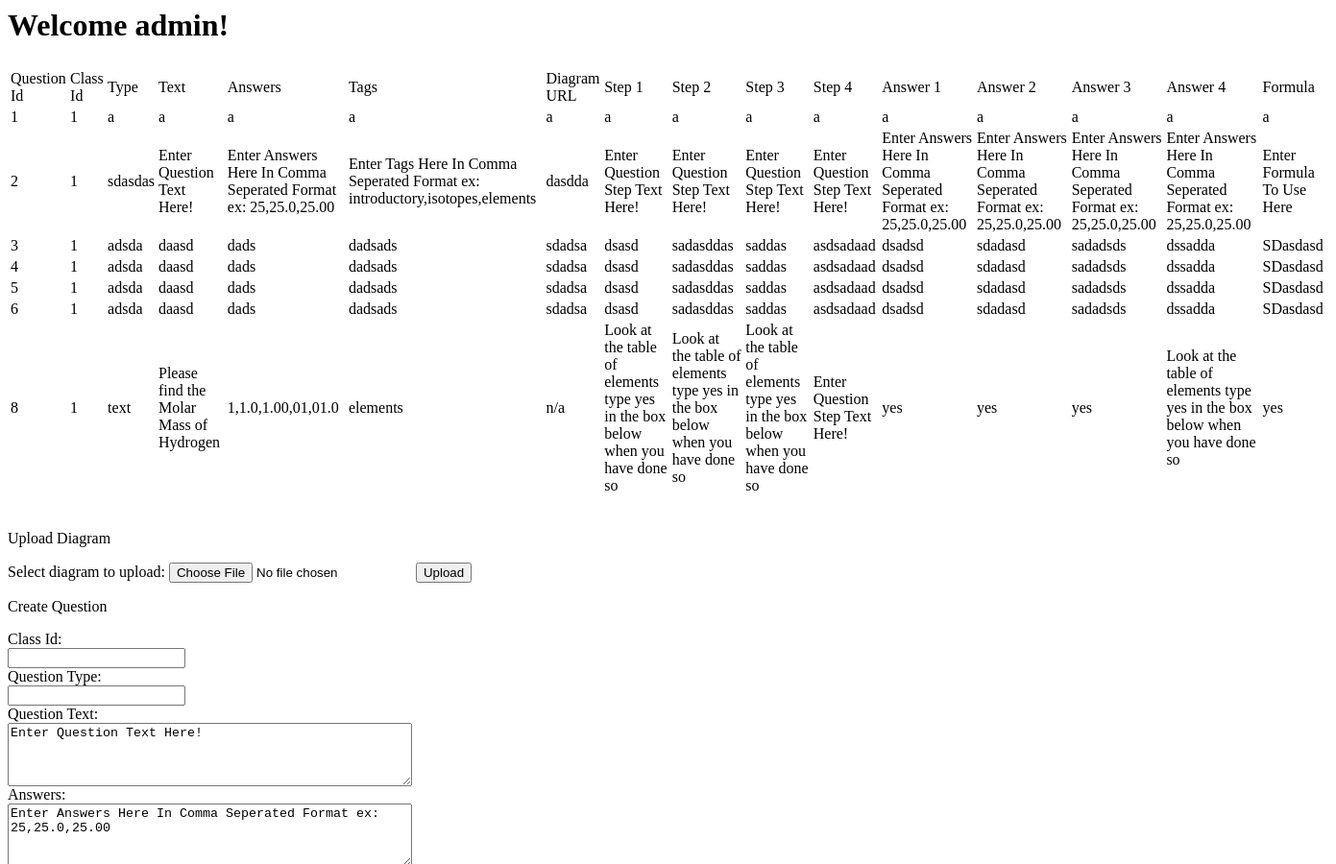
Page /manage_php/question_manage.php (signed in, upper part) on the earlier database version.
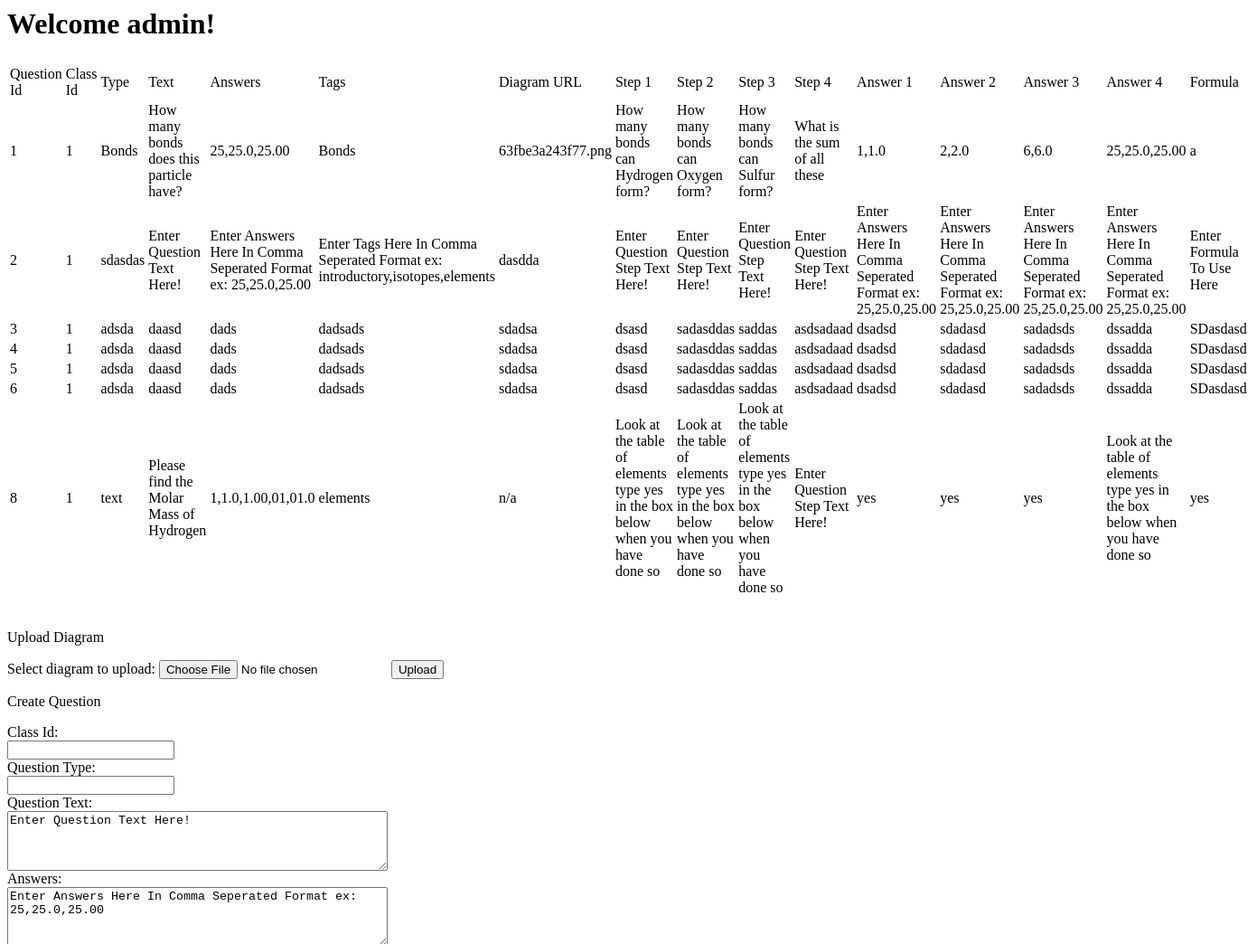
Same page on the later database version.
### tables this page shows
CREATE TABLE `Questions` (
  `Question_id` int NOT NULL AUTO_INCREMENT,
  `Class_id` int NOT NULL,
  `Question_type` varchar(100) NOT NULL,
  `Question_text` varchar(3000) NOT NULL,
  `Question_answers` varchar(500) NOT NULL,
  `Question_tag` varchar(200) NOT NULL,
  `Question_diagram_url` varchar(500) NOT NULL,
  `Step_1` varchar(2000) NOT NULL,
  `Step_2` varchar(2000) NOT NULL,
  `Step_3` varchar(2000) NOT NULL,
  `Step_4` varchar(2000) NOT NULL,
  `Step_1_answers` varchar(500) NOT NULL,
  `Step_2_answers` varchar(500) NOT NULL,
  `Step_3_answers` varchar(500) NOT NULL,
  `Step_4_answers` varchar(500) NOT NULL,
  `formula` varchar(1000) NOT NULL,
  PRIMARY KEY (`Question_id`),
  KEY `Class_id` (`Class_id`),
  CONSTRAINT `Questions_ibfk_1` FOREIGN KEY (`Class_id`) REFERENCES `Class` (`Class_id`)
);

### manage_php/question_manage.php (the view, shortened to what this page needs)
<?php
include("../includes/db_connect.php");
?>
<html>
<head>
</head>
<body>
<h1> Welcome admin!</h1>
<div id="table area">
<?php
if((isset($_GET['refresh']) && $_GET['refresh'] == 1) || empty($_REQUEST)){
$sql ="SELECT * FROM Questions";
$result = $conn->query($sql);
if($result->num_rows > 0){
  echo "<table id='table'>";
    echo"<th>";
    echo"<tr>";
    echo"<td>Question Id</td>";
    echo"<td>Class Id</td>";
    echo"<td>Type</td>";
    echo"<td>Text</td>";
    echo"<td>Answers</td>";
    echo"<td>Tags</td>";
    echo"<td>Diagram URL</td>";
    echo"<td>Step 1</td>";
    echo"<td>Step 2</td>";
    echo"<td>Step 3</td>";
    echo"<td>Step 4</td>";
    echo"<td>Answer 1</td>";
    echo"<td>Answer 2</td>";
    echo"<td>Answer 3</td>";
    echo"<td>Answer 4</td>";
    echo"<td>Formula</td>";
    echo"</tr>";
    echo"</th>";
  while($row = $result->fetch_assoc()){
    echo"<tr>";
    echo"<td>".$row['Question_id']."</td>";
    echo"<td>".$row['Class_id']."</td>";
    echo"<td>".$row['Question_type']."</td>";
    echo"<td>".$row['Question_text']."</td>";
    echo"<td>".$row['Question_answers']."</td>";
    echo"<td>".$row['Question_tag']."</td>";
    echo"<td>".$row['Question_diagram_url']."</td>";
    echo"<td>".$row['Step_1']."</td>";
    echo"<td>".$row['Step_2']."</td>";
    echo"<td>".$row['Step_3']."</td>";
    echo"<td>".$row['Step_4']."</td>";
    echo"<td>".$row['Step_1_answers']."</td>";
    echo"<td>".$row['Step_2_answers']."</td>";
    echo"<td>".$row['Step_3_answers']."</td>";
    echo"<td>".$row['Step_4_answers']."</td>";
    echo"<td>".$row['formula']."</td>";
    echo"</tr>";
  }
  echo "</table>";
}
}
?>
</div>
<br/>
<p>Upload Diagram</p>
    <form method="post" enctype="multipart/form-data" id="upload">
        Select diagram to upload:
        <input type="file" name="image" id="image">
        <button type="button" onclick="uploadFile();">Upload</button>
    </form>
<p>Create Question</p>
<form id="question_create">
  <label for="class_id">Class Id:</label><br>
  <input type="text" id="class_id" name="class_id"><br>
  <label for="type">Question Type:</label><br>
  <input type="text" id="type" name="type"><br>
  <label for="text"> Question Text:</label><br>
  <textarea id="text" name="text" rows="4" cols="50">Enter Question Text Here!</textarea><br>
  <label for="answers">Answers:</label><br>
  <textarea id="answers" name="answers" rows="4" cols="50">Enter Answers Here In Comma Seperated Format ex: 25,25.0,25.00</textarea><br>
  <label for="tag">Question Tags:</label><br>
  <textarea id="tag" name="tag" rows="4" cols="50">Enter Tags Here In Comma Seperated Format ex: introductory,isotopes,elements</textarea><br>
 <?php
        echo "<br>";
    ?>
    <br>
  <label for="step_1"> Question Wrong Step 1</label><br>
  <textarea id="step_1" name="step_1" rows="4" cols="50">Enter Question Step Text Here!</textarea><br>
  <label for="step_1_a">Step 1 Answers:</label><br>
  <textarea id="step_1_a" name="step_1_a" rows="4" cols="50">Enter Answers Here In Comma Seperated Format ex: 25,25.0,25.00</textarea><br>
  <label for="step_2"> Question Wrong Step 2</label><br>
  <textarea id="step_2" name="step_2" rows="4" cols="50">Enter Question Step Text Here!</textarea><br>
  <label for="step_2_a">Step 2 Answers:</label><br>
  <textarea id="step_2_a" name="step_2_a" rows="4" cols="50">Enter Answers Here In Comma Seperated Format ex: 25,25.0,25.00</textarea><br>
  <label for="step_3"> Question Wrong Step 3</label><br>
  <textarea id="step_3" name="step_3" rows="4" cols="50">Enter Question Step Text Here!</textarea><br>
  <label for="step_3_a">Step 3 Answers:</label><br>
  <textarea id="step_3_a" name="step_3_a" rows="4" cols="50">Enter Answers Here In Comma Seperated Format ex: 25,25.0,25.00</textarea><br>
  <label for="step_4"> Question Wrong Step 4</label><br>
  <textarea id="step_4" name="step_4" rows="4" cols="50">Enter Question Step Text Here!</textarea><br>
  <label for="step_4_a">Step 4 Answers:</label><br>
  <textarea id="step_4_a" name="step_4_a" rows="4" cols="50">Enter Answers Here In Comma Seperated Format ex: 25,25.0,25.00</textarea><br>
  <label for="formula">Formula (NOTE: Please check the formula you input. This is so you can base the multiple correct answers off the result and to double check that the application interpreted the forumla correctly!):</label><br>
  <textarea id="formula1" name="formula" rows="4" cols="50">Enter Formula To Use Here</textarea><br>
  <p id="response1"></p><br>
</form>
</body>
</html>

Differences in the rows shown:
changed questions id 1: Question_type "a" → "Bonds"; Question_text "a" → "How many bonds does this particle have?"; Question_answers "a" → "25,25.0,25.00"; Question_tag "a" → "Bonds"; Question_diagram_url "a" → "63fbe3a243f77.png"; Step_1 "a" → "How many bonds can Hydrogen form?"; Step_2 "a" → "How many bonds can Oxygen form?"; Step_3 "a" → "How many bonds can Sulfur form?"; Step_4 "a" → "What is the sum of all these"; Step_1_answers "a" → "1,1.0"; Step_2_answers "a" → "2,2.0"; Step_3_answers "a" → "6,6.0"; Step_4_answers "a" → "25,25.0,25.00"
